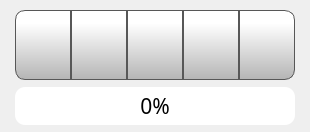
    <widget class="QFrame" name="buttonProgressFrame">
     <property name="styleSheet">
      <string notr="true">QFrame {
    border: none;
    border-radius: 10px;

    background: qlineargradient(
        x1:0, y1:0, x2:1, y2:1,
        stop:0 #1a1a1a,
        stop:1 #101010
    );

}
</string>
     </property>
     <property name="frameShape">
      <enum>QFrame::StyledPanel</enum>
     </property>
     <property name="frameShadow">
      <enum>QFrame::Raised</enum>
     </property>
     <layout class="QVBoxLayout" name="verticalLayout_3">
      <property name="spacing">
       <number>0</number>
      </property>
      <property name="leftMargin">
       <number>5</number>
      </property>
      <property name="topMargin">
       <number>5</number>
      </property>
      <property name="rightMargin">
       <number>5</number>
      </property>
      <property name="bottomMargin">
       <number>5</number>
      </property>
      <item>
       <layout class="QHBoxLayout" name="buttonBox" stretch="1,1,1,1,1">
        <property name="spacing">
         <number>0</number>
        </property>
        <property name="leftMargin">
         <number>10</number>
        </property>
        <property name="topMargin">
         <number>5</number>
        </property>
        <property name="rightMargin">
         <number>10</number>
        </property>
        <property name="bottomMargin">
         <number>5</number>
        </property>
        <item>
         <widget class="QToolButton" name="doorLockButton">
          <property name="enabled">
           <bool>true</bool>
          </property>
          <property name="sizePolicy">
           <sizepolicy hsizetype="Expanding" vsizetype="Fixed">
            <horstretch>0</horstretch>
            <verstretch>0</verstretch>
           </sizepolicy>
          </property>
          <property name="minimumSize">
           <size>
            <width>0</width>
            <height>70</height>
           </size>
          </property>
          <property name="font">
           <font>
            <family>Montserrat</family>
            <pointsize>8</pointsize>
           </font>
          </property>
          <property name="styleSheet">
           <string notr="true">QToolButton {
	padding-top: 15px;
     border: 1px solid rgb(87, 87, 87);
	background-color: qlineargradient(spread:pad, x1:0, y1:1, x2:0, y2:0.188, stop:0 rgba(180, 180, 180, 255), stop:1 rgba(255, 255, 255, 255));
    border-top-left-radius: 10px;

border-bottom-left-radius: 10px;
/*border-radius: 10px;


*/

}

QToolButton:pressed {
    background-color: qlineargradient(x1: 0, y1: 0, x2: 0, y2: 1,
                                      stop: 0 #dadbde, stop: 1 #f6f7fa);
}

QToolButton:flat {
    border: none; /* no border for a flat push button */
}

QToolButton:default {
    border-color: navy; /* make the default button prominent */
}</string>
          </property>
          <property name="text">
           <string/>
          </property>
          <property name="icon">
           <iconset resource="../resources/resource.qrc">
            <normaloff>:/Icons/img/icons/doorUnlock.png</normaloff>
            <normalon>:/Icons/img/icons/doorLock.png</normalon>:/Icons/img/icons/doorUnlock.png</iconset>
          </property>
          <property name="iconSize">
           <size>
            <width>30</width>
            <height>50</height>
           </size>
          </property>
          <property name="checkable">
           <bool>true</bool>
          </property>
          <property name="checked">
           <bool>false</bool>
          </property>
          <property name="toolButtonStyle">
           <enum>Qt::ToolButtonTextUnderIcon</enum>
          </property>
          <property name="autoRaise">
           <bool>false</bool>
          </property>
         </widget>
        </item>
        <item>
         <widget class="QPushButton" name="menuButton">
          <property name="sizePolicy">
           <sizepolicy hsizetype="Expanding" vsizetype="Fixed">
            <horstretch>0</horstretch>
            <verstretch>0</verstretch>
           </sizepolicy>
          </property>
          <property name="minimumSize">
           <size>
            <width>0</width>
            <height>70</height>
           </size>
          </property>
          <property name="font">
           <font>
            <family>Gotham</family>
            <pointsize>16</pointsize>
           </font>
          </property>
          <property name="styleSheet">
           <string notr="true">QPushButton {
    border: 1px solid rgb(87, 87, 87);
	background-color: qlineargradient(spread:pad, x1:0, y1:1, x2:0, y2:0.188, stop:0 rgba(180, 180, 180, 255), stop:1 rgba(255, 255, 255, 255));


}

QPushButton:pressed {

    background-color: qlineargradient(x1: 0, y1: 0, x2: 0, y2: 1,
                                      stop: 0 #dadbde, stop: 1 #f6f7fa);
}

QPushButton:flat {
    border: none; /* no border for a flat push button */
}

QPushButton:default {
    border-color: navy; /* make the default button prominent */
}

QPushButton:focus {
	outline: none;
}</string>
          </property>
          <property name="text">
           <string/>
          </property>
          <property name="icon">
           <iconset resource="../resources/resource.qrc">
            <normaloff>:/Icons/img/icons/menu.png</normaloff>:/Icons/img/icons/menu.png</iconset>
          </property>
          <property name="iconSize">
           <size>
            <width>30</width>
            <height>30</height>
           </size>
          </property>
          <property name="checkable">
           <bool>false</bool>
          </property>
          <property name="autoDefault">
           <bool>false</bool>
          </property>
          <property name="default">
           <bool>false</bool>
          </property>
          <property name="flat">
           <bool>false</bool>
          </property>
         </widget>
        </item>
        <item>
         <widget class="QPushButton" name="controlButton">
          <property name="sizePolicy">
           <sizepolicy hsizetype="Expanding" vsizetype="Fixed">
            <horstretch>0</horstretch>
            <verstretch>0</verstretch>
           </sizepolicy>
          </property>
          <property name="minimumSize">
           <size>
            <width>0</width>
            <height>70</height>
           </size>
          </property>
          <property name="font">
           <font>
            <family>Gotham</family>
            <pointsize>16</pointsize>
           </font>
          </property>
          <property name="styleSheet">
           <string notr="true">QPushButton {
     border: 1px solid rgb(87, 87, 87);

	background-color: qlineargradient(spread:pad, x1:0, y1:1, x2:0, y2:0.188, stop:0 rgba(180, 180, 180, 255), stop:1 rgba(255, 255, 255, 255));
}

QPushButton:pressed {
    background-color: qlineargradient(x1: 0, y1: 0, x2: 0, y2: 1,
                                      stop: 0 #dadbde, stop: 1 #f6f7fa);
}

QPushButton:flat {
    border: none; /* no border for a flat push button */
}

QPushButton:default {
    border-color: navy; /* make the default button prominent */
}

QPushButton:focus {
	outline: none;
}</string>
          </property>
          <property name="text">
           <string/>
          </property>
          <property name="icon">
           <iconset resource="../resources/resource.qrc">
            <normaloff>:/Icons/img/icons/settings-1.png</normaloff>:/Icons/img/icons/settings-1.png</iconset>
          </property>
          <property name="iconSize">
           <size>
            <width>30</width>
            <height>30</height>
           </size>
          </property>
          <property name="checkable">
           <bool>false</bool>
          </property>
          <property name="autoDefault">
           <bool>false</bool>
          </property>
          <property name="default">
           <bool>false</bool>
          </property>
          <property name="flat">
           <bool>false</bool>
          </property>
         </widget>
        </item>
        <item>
         <widget class="QPushButton" name="playPauseButton">
          <property name="sizePolicy">
           <sizepolicy hsizetype="Expanding" vsizetype="Fixed">
            <horstretch>0</horstretch>
            <verstretch>0</verstretch>
           </sizepolicy>
          </property>
          <property name="minimumSize">
           <size>
            <width>0</width>
            <height>70</height>
           </size>
          </property>
          <property name="font">
           <font>
            <family>Gotham</family>
            <pointsize>16</pointsize>
           </font>
          </property>
          <property name="styleSheet">
           <string notr="true">QPushButton {
    border: 1px solid rgb(87, 87, 87);
	background-color: qlineargradient(spread:pad, x1:0, y1:1, x2:0, y2:0.188, stop:0 rgba(180, 180, 180, 255), stop:1 rgba(255, 255, 255, 255));

}

QPushButton:pressed {

    background-color: qlineargradient(x1: 0, y1: 0, x2: 0, y2: 1,
                                      stop: 0 #dadbde, stop: 1 #f6f7fa);
}

QPushButton:flat {
    border: none; /* no border for a flat push button */
}

QPushButton:default {
    border-color: navy; /* make the default button prominent */
}

QPushButton:focus {
	outline: none;
}</string>
          </property>
          <property name="text">
           <string/>
          </property>
          <property name="icon">
           <iconset resource="../resources/resource.qrc">
            <normaloff>:/Icons/img/icons/play-button.png</normaloff>
            <normalon>:/Icons/img/icons/pause-button.png</normalon>:/Icons/img/icons/play-button.png</iconset>
          </property>
          <property name="iconSize">
           <size>
            <width>30</width>
            <height>30</height>
           </size>
          </property>
          <property name="checkable">
           <bool>true</bool>
          </property>
          <property name="checked">
           <bool>false</bool>
          </property>
          <property name="autoDefault">
           <bool>false</bool>
          </property>
          <property name="default">
           <bool>false</bool>
          </property>
          <property name="flat">
           <bool>false</bool>
          </property>
         </widget>
        </item>
        <item>
         <widget class="QPushButton" name="stopButton">
          <property name="sizePolicy">
           <sizepolicy hsizetype="Expanding" vsizetype="Fixed">
            <horstretch>0</horstretch>
            <verstretch>0</verstretch>
           </sizepolicy>
          </property>
          <property name="minimumSize">
           <size>
            <width>0</width>
            <height>70</height>
           </size>
          </property>
          <property name="font">
           <font>
            <family>Gotham</family>
            <pointsize>16</pointsize>
           </font>
          </property>
          <property name="styleSheet">
           <string notr="true">QPushButton {
    border: 1px solid rgb(87, 87, 87);
    border-top-right-radius: 10px;

border-bottom-right-radius: 10px;
	background-color: qlineargradient(spread:pad, x1:0, y1:1, x2:0, y2:0.188, stop:0 rgba(180, 180, 180, 255), stop:1 rgba(255, 255, 255, 255));
}

QPushButton:pressed {
    background-color: qlineargradient(x1: 0, y1: 0, x2: 0, y2: 1,
                                      stop: 0 #dadbde, stop: 1 #f6f7fa);
}

QPushButton:flat {
    border: none; /* no border for a flat push button */
}

QPushButton:default {
    border-color: navy; /* make the default button prominent */
}

QPushButton:focus {
	outline: none;
}</string>
          </property>
          <property name="text">
           <string/>
          </property>
          <property name="icon">
           <iconset resource="../resources/resource.qrc">
            <normaloff>:/Icons/img/icons/video-player-stop-button.png</normaloff>:/Icons/img/icons/video-player-stop-button.png</iconset>
          </property>
          <property name="iconSize">
           <size>
            <width>30</width>
            <height>30</height>
           </size>
          </property>
         </widget>
        </item>
       </layout>
      </item>
      <item>
       <widget class="QProgressBar" name="printProgressBar">
        <property name="minimumSize">
         <size>
          <width>300</width>
          <height>25</height>
         </size>
        </property>
        <property name="maximumSize">
         <size>
          <width>1200</width>
          <height>16777215</height>
         </size>
        </property>
        <property name="font">
         <font>
          <family>Gotham</family>
          <pointsize>16</pointsize>
          <weight>50</weight>
          <italic>false</italic>
          <bold>false</bold>
          <stylestrategy>PreferAntialias</stylestrategy>
          <kerning>true</kerning>
         </font>
        </property>
        <property name="styleSheet">
         <string notr="true">QProgressBar {
    border: none;
    border-radius: 10px;
    background-color: qlineargradient(
        x1:0, y1:0, x2:0, y2:1,
        stop:0 #3a3a3a,
        stop:1 #505050
    );
    text-align: center;
margin: 2px;
margin-right:10px;
margin-left:10px;
}


QProgressBar::chunk {
    border-radius: 10px;
    background: qlineargradient(
        x1:0, y1:0, x2:0, y2:1,
        stop:0 #52ff56,
        stop:0.3 #2ee937,
        stop:0.6 #1ec12d,
        stop:1 #179226
    );
    margin: 1px;
}
</string>
        </property>
        <property name="maximum">
         <number>100</number>
        </property>
        <property name="value">
         <number>0</number>
        </property>
        <property name="alignment">
         <set>Qt::AlignCenter</set>
        </property>
        <property name="textVisible">
         <bool>true</bool>
        </property>
        <property name="orientation">
         <enum>Qt::Horizontal</enum>
        </property>
        <property name="format">
         <string>%p%</string>
        </property>
       </widget>
      </item>
     </layout>
    </widget>
